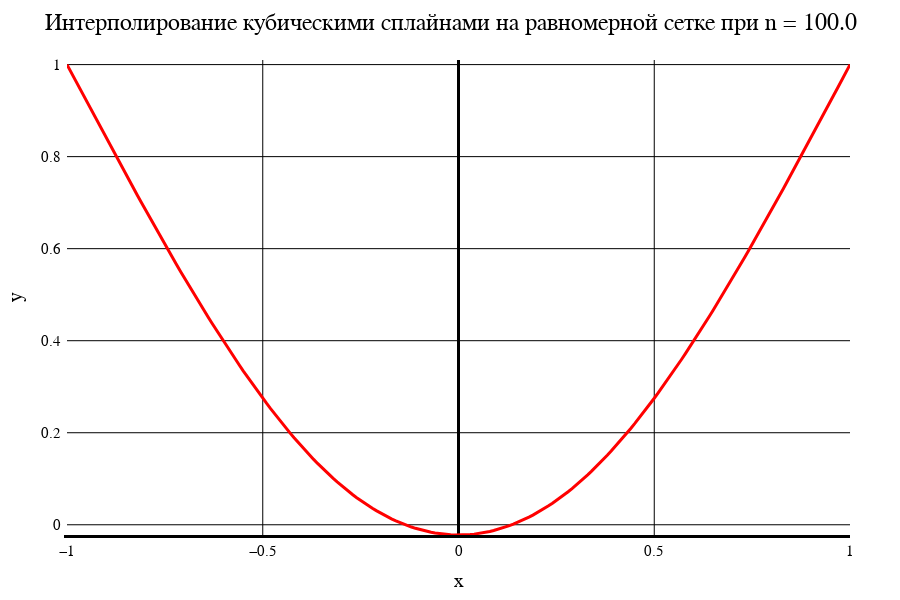

Notebook code cell kept with this figure:
### Markdown cell above
Сплайн. Равномерная сетка

### Code cell
data3[1]

### Figure 1 — Plotly figure (JSON) as saved in the notebook; plotly's stock layout.template omitted (floating-point values rounded to 4 significant figures; data arrays with more than 128 entries replaced by an {"elided": "..."} marker saying what was removed)
{"data": [{"line": {"color": "red", "width": 3}, "mode": "line", "type": "scatter", "x": {"elided": "201 float values"}, "y": {"elided": "201 float values"}}], "layout": {"coloraxis": {"outlinecolor": "black"}, "font": {"color": "black", "family": "Time New Roman"}, "height": 600, "margin": {"b": 50, "l": 50, "r": 50, "t": 60}, "paper_bgcolor": "white", "plot_bgcolor": "white", "title": {"autosize": false, "font": {"color": "black", "family": "Times New Roman", "size": 24}, "paper_bgcolor": "red", "text": "Интерполирование кубическими сплайнами на равномерной сетке при n = 100.0"}, "width": 900, "xaxis": {"color": "black", "gridcolor": "black", "gridwidth": 1, "linecolor": "black", "linewidth": 3, "tickfont": {"size": 15}, "title": {"font": {"color": "black", "family": "Times New Roman", "size": 20}, "text": "x"}, "zeroline": true, "zerolinecolor": "black", "zerolinewidth": 3}, "yaxis": {"exponentformat": "power", "gridcolor": "black", "gridwidth": 1, "linewidth": 3, "range": [-0.02222, 1.01], "tickfont": {"size": 15}, "title": {"font": {"color": "black", "family": "Times New Roman", "size": 20}, "text": "y"}, "zeroline": true, "zerolinecolor": "black", "zerolinewidth": 1}}}
